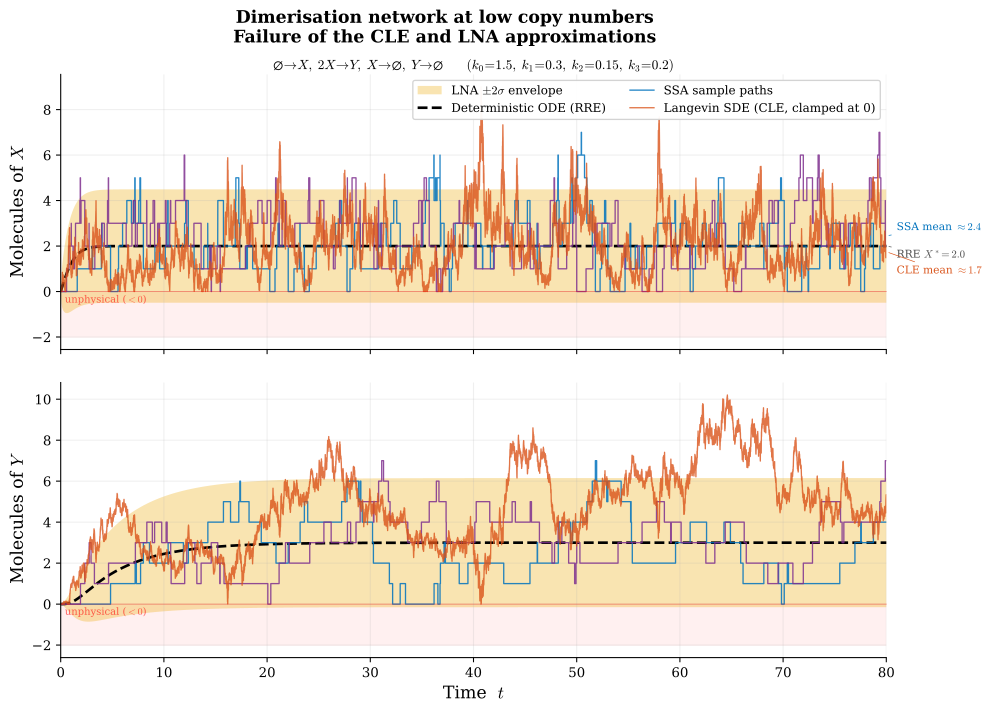

Generate this figure with Python:
"""
Failure of Langevin and LNA at low molecule counts.

Same dimerisation network, parameters chosen for steady-state counts of
~2–4 molecules, where the stochastic propensity  k1 X(X-1)/2  differs
strongly from the macroscopic rate  k1 X^2/2 .

Three approximation failures are visible:
  1. The RRE (and LNA centred on it) predict X*=2.0, while the true
     stochastic mean is ~2.5  (macroscopic propensity overcounts
     dimerisation at low X).
  2. The CLE, even with reflecting boundary at 0, settles to a mean of
     ~1.7, lower than both the RRE and the SSA.
  3. The LNA envelope, being Gaussian and centred on the RRE, extends
     into the unphysical negative region.
"""
import numpy as np
from scipy.integrate import solve_ivp
import matplotlib
import matplotlib.pyplot as plt

matplotlib.rcParams.update({
    "svg.fonttype": "path", "mathtext.fontset": "cm",
    "font.family": "serif", "font.size": 11,
    "axes.labelsize": 13, "axes.titlesize": 13,
    "legend.fontsize": 9,
    "xtick.labelsize": 10, "ytick.labelsize": 10,
    "lines.linewidth": 1.5, "axes.linewidth": 0.8,
    "axes.spines.top": False, "axes.spines.right": False,
})
BLUE="#0072BD"; ORANGE="#D95319"; GOLD="#EDB120"; PURPLE="#7E2F8E"; BLACK="black"

# ── Parameters ────────────────────────────────────────────────
k0, k1, k2, k3 = 1.5, 0.3, 0.15, 0.2
T, seed = 80.0, 42
n0 = [0.0, 0.0]

# ── (a) Deterministic ODE ─────────────────────────────────────
def rre(t, n):
    X, Y = n
    return [k0 - k1*X**2 - k2*X,  0.5*k1*X**2 - k3*Y]

sol = solve_ivp(rre, [0,T], n0, dense_output=True, max_step=0.1, rtol=1e-8)
tg = np.linspace(0, T, 1200)
det_X, det_Y = sol.sol(tg)
Xss = det_X[-1]; Yss = det_Y[-1]
print(f"RRE steady state:  X*={Xss:.2f},  Y*={Yss:.2f}")

# ── (b) SSA (two realisations) ────────────────────────────────
def gillespie(T, sd):
    rng = np.random.default_rng(sd)
    ts, Xs, Ys = [0.0], [0], [0]
    t, nX, nY = 0.0, 0, 0
    while t < T:
        a0=k0; a1=k1*nX*(nX-1)/2 if nX>=2 else 0.0; a2=k2*nX; a3=k3*nY
        at = a0+a1+a2+a3
        if at <= 0: break
        t += rng.exponential(1/at)
        if t > T: break
        r = rng.random()*at
        if   r < a0:        nX += 1
        elif r < a0+a1:     nX -= 2; nY += 1
        elif r < a0+a1+a2:  nX -= 1
        else:               nY -= 1
        ts.append(t); Xs.append(nX); Ys.append(nY)
    ts.append(T); Xs.append(nX); Ys.append(nY)
    return np.asarray(ts), np.asarray(Xs), np.asarray(Ys)

ssa = [gillespie(T, seed+i*17) for i in range(2)]

# ── (c) CLE with reflecting boundary at 0 ────────────────────
def cle(T, dt, sd):
    rng = np.random.default_rng(sd)
    N = int(T/dt); t = np.linspace(0,T,N+1)
    X, Y = np.zeros(N+1), np.zeros(N+1)
    sqdt = np.sqrt(dt)
    for i in range(N):
        nX, nY = X[i], Y[i]
        a0 = k0
        a1 = 0.5*k1*nX**2 if nX > 0 else 0.0   # macroscopic propensity
        a2 = k2*nX         if nX > 0 else 0.0
        a3 = k3*nY         if nY > 0 else 0.0
        dW = rng.standard_normal(4)*sqdt
        X[i+1] = max(0.0, nX + (a0-2*a1-a2)*dt
                    + np.sqrt(a0)*dW[0] - 2*np.sqrt(a1)*dW[1] - np.sqrt(a2)*dW[2])
        Y[i+1] = max(0.0, nY + (a1-a3)*dt
                    + np.sqrt(a1)*dW[1] - np.sqrt(a3)*dW[3])
    return t, X, Y

t_cle, X_cle, Y_cle = cle(T, 0.002, seed)

# ── (d) LNA ───────────────────────────────────────────────────
def lna_rhs(t, s):
    X, Y, Sxx, Sxy, Syy = s
    dX = k0 - k1*X**2 - k2*X
    dY = 0.5*k1*X**2 - k3*Y
    Jxx = -2*k1*X - k2;  Jxy = 0.0;  Jyx = k1*X;  Jyy = -k3
    a0=k0; a1=0.5*k1*X**2; a2=k2*X; a3=k3*Y
    Dxx = a0+4*a1+a2;  Dxy = -2*a1;  Dyy = a1+a3
    return [dX, dY,
            2*(Jxx*Sxx+Jxy*Sxy)+Dxx,
            Jxx*Sxy+Jxy*Syy+Jyx*Sxx+Jyy*Sxy+Dxy,
            2*(Jyx*Sxy+Jyy*Syy)+Dyy]

sl = solve_ivp(lna_rhs, [0,T], [0,0,0,0,0], dense_output=True,
               max_step=0.1, rtol=1e-8)
la = sl.sol(tg)
lna_X, lna_Y = la[0], la[1]
stdX = np.sqrt(np.maximum(la[2],0)); stdY = np.sqrt(np.maximum(la[4],0))
print(f"LNA stationary std: σ_X={stdX[-1]:.2f}, σ_Y={stdY[-1]:.2f}")

# ── Long SSA for empirical mean ───────────────────────────────
rng_l = np.random.default_rng(999)
nX, nY, tl = 0, 0, 0.0
x_samples = []
while tl < 3000:
    a0=k0; a1=k1*nX*(nX-1)/2 if nX>=2 else 0; a2=k2*nX; a3=k3*nY
    at=a0+a1+a2+a3
    if at<=0: break
    tl += rng_l.exponential(1/at)
    r=rng_l.random()*at
    if r<a0: nX+=1
    elif r<a0+a1: nX-=2; nY+=1
    elif r<a0+a1+a2: nX-=1
    else: nY-=1
    if tl > 200: x_samples.append(nX)
ssa_mean = np.mean(x_samples)
print(f"SSA empirical mean X ≈ {ssa_mean:.2f}")

# Long CLE (clamped) for empirical mean
rng_c = np.random.default_rng(999)
dtc=0.002; nXc,nYc=0.0,0.0; xcle_samp=[]
for kk in range(int(3000/dtc)):
    a0=k0
    a1=0.5*k1*nXc**2 if nXc>0 else 0
    a2=k2*nXc if nXc>0 else 0
    a3=k3*nYc if nYc>0 else 0
    dW=rng_c.standard_normal(4)*np.sqrt(dtc)
    nXc=max(0,nXc+(a0-2*a1-a2)*dtc+np.sqrt(a0)*dW[0]-2*np.sqrt(a1)*dW[1]-np.sqrt(a2)*dW[2])
    nYc=max(0,nYc+(a1-a3)*dtc+np.sqrt(a1)*dW[1]-np.sqrt(a3)*dW[3])
    if kk*dtc>200: xcle_samp.append(nXc)
cle_mean = np.mean(xcle_samp)
print(f"CLE (clamped) mean X ≈ {cle_mean:.2f}")

# ── Figure ────────────────────────────────────────────────────
fig, (ax1, ax2) = plt.subplots(2, 1, figsize=(10, 7.5), sharex=True)
fig.subplots_adjust(left=0.10, right=0.96, top=0.89, bottom=0.08, hspace=0.12)
fig.suptitle(
    "Dimerisation network at low copy numbers\n"
    r"Failure of the CLE and LNA approximations",
    fontsize=13, fontweight="bold")

# ---- X panel ----
ax1.fill_between(tg, lna_X-2*stdX, lna_X+2*stdX,
                 color=GOLD, alpha=0.35, lw=0,
                 label=r"LNA $\pm 2\sigma$ envelope")
ax1.plot(tg, det_X, BLACK, ls="--", lw=2, label="Deterministic ODE (RRE)")
for i,(ts,xs,_) in enumerate(ssa):
    ax1.step(ts, xs, where="post", color=[BLUE,PURPLE][i], lw=1.0, alpha=0.85,
             label="SSA sample paths" if i==0 else None)
ax1.plot(t_cle, X_cle, color=ORANGE, lw=1.0, alpha=0.80,
         label="Langevin SDE (CLE, clamped at 0)")

# unphysical zone
ax1.axhspan(-2, 0, color="red", alpha=0.06, zorder=0)
ax1.axhline(0, color="red", lw=0.6, alpha=0.4)

ax1.set_ylabel(r"Molecules of $X$")
ax1.legend(loc="upper right", framealpha=0.95, edgecolor="0.82", ncol=2)
ax1.grid(True, alpha=0.2)
ax1.set_title(
    r"$\varnothing\!\to\!X,\;"
    r"2X\!\to\!Y,\;"
    r"X\!\to\!\varnothing,\;"
    r"Y\!\to\!\varnothing$"
    r"$\qquad(k_0\!=\!1.5,\;k_1\!=\!0.3,\;k_2\!=\!0.15,\;k_3\!=\!0.2)$",
    fontsize=10, pad=4)

# Mean annotations (right margin)
yoff = 0.15
ax1.annotate(f"SSA mean $\\approx {ssa_mean:.1f}$",
             xy=(T, ssa_mean), xytext=(T+1, ssa_mean+yoff),
             fontsize=8, color=BLUE, va="bottom",
             arrowprops=dict(arrowstyle="-", color=BLUE, lw=0.5))
ax1.annotate(f"RRE $X^*\\!= {Xss:.1f}$",
             xy=(T, Xss), xytext=(T+1, Xss-yoff),
             fontsize=8, color="0.3", va="top",
             arrowprops=dict(arrowstyle="-", color="0.3", lw=0.5))
ax1.annotate(f"CLE mean $\\approx {cle_mean:.1f}$",
             xy=(T, cle_mean), xytext=(T+1, cle_mean-0.6),
             fontsize=8, color=ORANGE, va="top",
             arrowprops=dict(arrowstyle="-", color=ORANGE, lw=0.5))

# ---- Y panel ----
ax2.fill_between(tg, lna_Y-2*stdY, lna_Y+2*stdY,
                 color=GOLD, alpha=0.35, lw=0)
ax2.plot(tg, det_Y, BLACK, ls="--", lw=2)
for i,(ts,_,ys) in enumerate(ssa):
    ax2.step(ts, ys, where="post", color=[BLUE,PURPLE][i], lw=1.0, alpha=0.85)
ax2.plot(t_cle, Y_cle, color=ORANGE, lw=1.0, alpha=0.80)

ax2.axhspan(-2, 0, color="red", alpha=0.06, zorder=0)
ax2.axhline(0, color="red", lw=0.6, alpha=0.4)
ax2.set_ylabel(r"Molecules of $Y$")
ax2.set_xlabel(r"Time  $t$")
ax2.grid(True, alpha=0.2)

# unphysical label
for ax in (ax1, ax2):
    ax.set_ylim(bottom=min(-1.5, ax.get_ylim()[0]))
    yl = ax.get_ylim()
    if yl[0] < 0:
        ax.text(T*0.005, -0.15, "unphysical ($<0$)",
                fontsize=7.5, color="red", alpha=0.6, va="top")
for ax in (ax1, ax2):
    ax.set_xlim(0, T)

fig.savefig("reaction_network_low_copy.svg", bbox_inches="tight")
fig.savefig("reaction_network_low_copy.png", dpi=200, bbox_inches="tight")
print("\nFigure saved.")
plt.close(fig)
